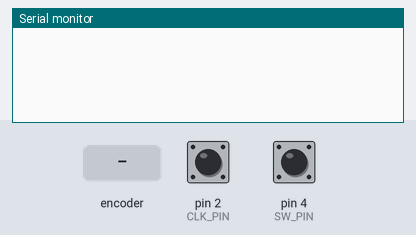
Bench run of a sketch on a simulated Arduino Uno, built with avr-gcc and run on an emulated ATmega328P. Shown: the last lines printed to the serial monitor. The test bench sets the inputs (shaded band); at power-on: pin 4 (SW_PIN) HIGH, pin 2 (CLK_PIN) HIGH.

Above: at 1.2 s.
1.3 s: rotary encoder on pin 2 (CLK_PIN) / pin 3 (DT_PIN) turned 1 step (first pin leading)
At 2.6 s:
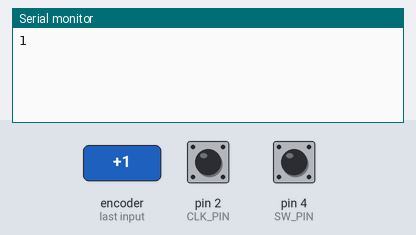
3.0 s: pin 4 (SW_PIN) pulled LOW for 0.15 s
At 3.21 s:
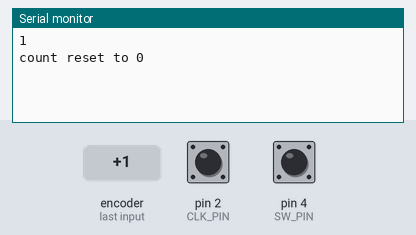
4.6 s: rotary encoder on pin 2 (CLK_PIN) / pin 3 (DT_PIN) turned 3 steps (first pin leading)
At 5.4 s:
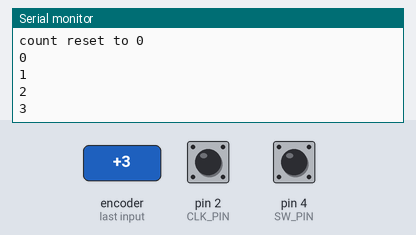
Timing chart, 0 to 7.6 s (numbered marks = the images above; inputs shaded):
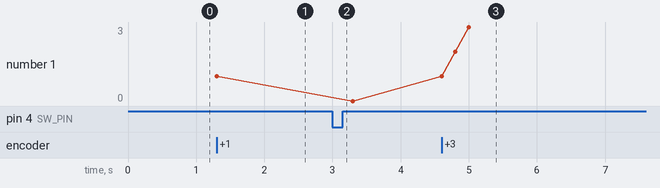

The sketch:

Rotary_Encoder.ino
```cpp
#define CLK_PIN 2 //順時針轉動時CLK腳位就會呈低電位
#define DT_PIN 3 //讀取DT資料腳位,HIGH代表正轉
#define SW_PIN 4  //SW開關腳位

unsigned long time = 0;
volatile long position = 0;
volatile long num = 0;

void setup() {
  pinMode(CLK_PIN, INPUT_PULLUP);
  pinMode(DT_PIN, INPUT_PULLUP);
  pinMode(SW_PIN, INPUT_PULLUP); // 輸入模式並啟用內建上拉電阻
  attachInterrupt(0, RotaryEncoder, LOW);
  Serial.begin(9600);
  time = millis();
}
void loop() {
  if (digitalRead(SW_PIN) == LOW) { // 按下開關，歸零
    position = 0;
    Serial.println("count reset to 0");
    delay(300);
  }
  while (num != position) {
    num = position;
    Serial.println(num);
    //Serial.print(digitalRead(CLK_PIN));
    //Serial.print(digitalRead(DT_PIN));
    //Serial.println(digitalRead(SW_PIN));
  }
}


void RotaryEncoder() {
  int temp = digitalRead(CLK_PIN);
  if ((millis() - time) > 2) {
    if ( temp == LOW) {
      position++;
    } else {
      if ( temp == HIGH){
        position--;
      }
    }
  }
  time = millis();
}
```

Measured:
- after the input at 1.3 s, the serial monitor: prints a new line at once (image 1)
- after the input at 3.0 s, the serial monitor: prints a new line at once (image 2)
- after the input at 4.6 s, the serial monitor: prints a new line at once (image 3)
- plotted number 1: 1 → 0 after the input at 3.0 s, 0 → 3 after the input at 4.6 s
